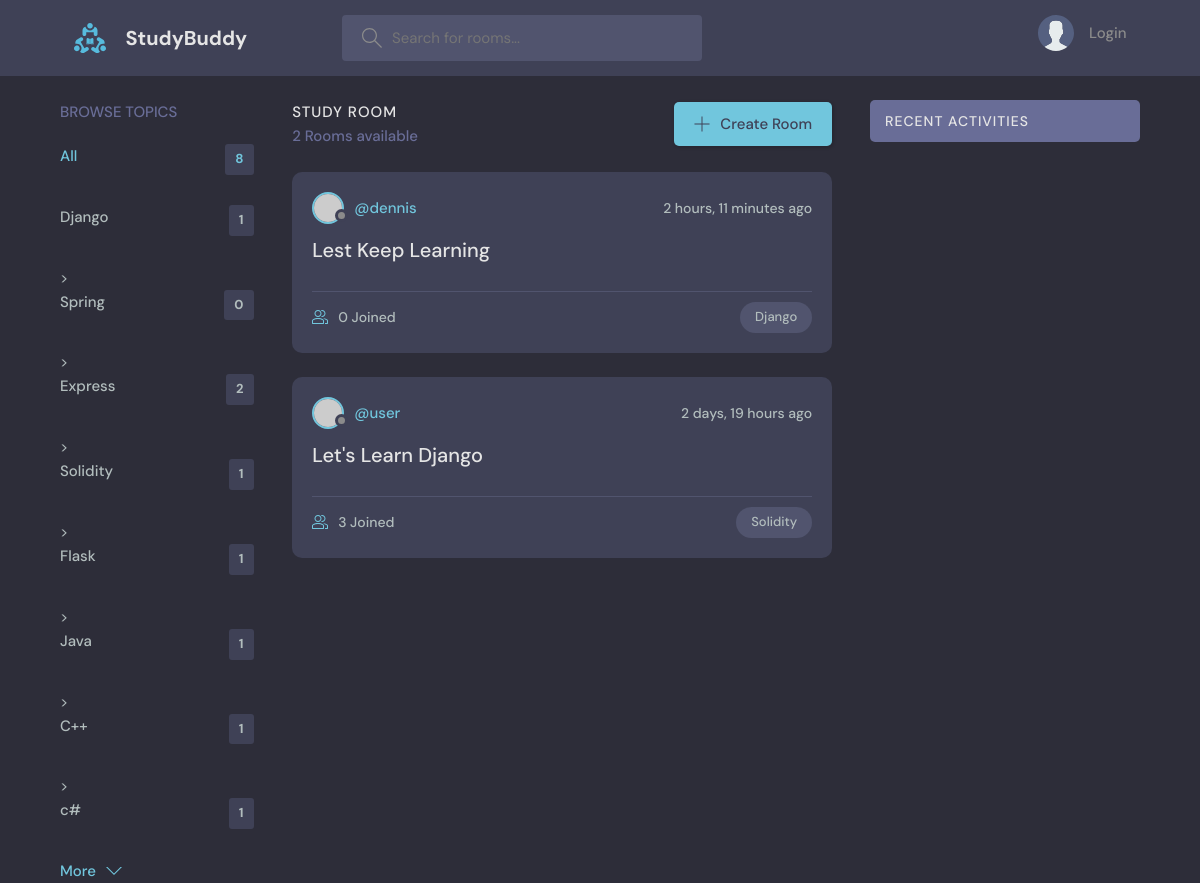
Screenshot of /?q=Django with the database file from the repository.
### base/models.py (models this page shows, shortened)
class Topic(models.Model):
    name = models.CharField(max_length=200)

class Room(models.Model):
    host = models.ForeignKey(User, on_delete=models.SET_NULL, null=True)
    topic = models.ForeignKey(Topic, on_delete=models.SET_NULL, null=True)
    name = models.CharField(max_length=200)
    description = models.TextField(null=True, blank=True)
    participants = models.ManyToManyField(User, related_name='participants', blank=True)
    updated = models.DateTimeField(auto_now=True)
    created = models.DateTimeField(auto_now_add=True)
    class Meta:
        ordering = ['-updated', '-created']

### base/views.py (the view)
# urls.py: path('', views.home, name="home"),
def home(request):
    q = request.GET.get('q') if request.GET.get('q') != None else ''
    rooms = Room.objects.filter(Q(topic__name__icontains=q) |
                                Q(name__icontains=q) |
                                Q(description__icontains=q)
                                )
    topics = Topic.objects.all()
    room_count = rooms.count()
    room_messages = Message.objects.filter(Q(room__topic__name__icontains=q))
    context = {'rooms': rooms, 'topics': topics, 'room_count': room_count, 'room_messages': room_messages}
    return render(request, 'base/home.html', context)

### base/templates/base/home.html (shortened to what this page needs)
{% extends 'main.html' %}
{% block content %}
<main class="layout layout--3">
    <div class="container">
         {% include 'base/topics_component.html' %}
        <div class="roomList">
            <div class="roomList__header">
                <div>
                    <h2>Study Room</h2>
                    <p>{{ room_count }} Rooms available</p>
                </div>
                <a class="btn btn--main" href="{% url 'create-room' %}">
                    <svg version="1.1" xmlns="http://www.w3.org/2000/svg" width="32" height="32" viewBox="0 0 32 32">
                        <title>add</title>
                        <path
                                d="M16.943 0.943h-1.885v14.115h-14.115v1.885h14.115v14.115h1.885v-14.115h14.115v-1.885h-14.115v-14.115z"
                        ></path>
                    </svg>
                    Create Room
                </a>
            </div>
            {% include 'base/feed_component.html' %}
        </div>
        {% include 'base/activity_component.html' %}
    </div>
</main>
{% endblock content %}

### base/templates/base/topics_component.html
<div class="topics">
    <div class="topics__header">
        <h2>Browse Topics</h2>
    </div>
    <ul class="topics__list">
        <li>
            <a href="{% url 'home' %}" class="active">All <span>{{ topics.count }}</span></a>
        </li
                {% for topic in topics %}>
                    <li>
                        <a href={% url 'home' %}?q={{ topic.name }}>{{ topic.name }}
                            <span>{{ topic.room_set.all.count }}</span></a>
                    </li>
                {% endfor %}
    </ul>
    <a class="btn btn--link" href="topics.html">
        More
        <svg version="1.1" xmlns="http://www.w3.org/2000/svg" width="32" height="32" viewBox="0 0 32 32">
            <title>chevron-down</title>
            <path d="M16 21l-13-13h-3l16 16 16-16h-3l-13 13z"></path>
        </svg>
    </a>
</div>

### base/templates/base/feed_component.html (shortened to what this page needs)
{% for room in rooms %}
    <div class="roomListRoom">
        <div class="roomListRoom__header">
            <a href="{% url 'user-profile' room.host.id %}" class="roomListRoom__author">
                <div class="avatar avatar--small">
                    <img src="https://randomuser.me/api/portraits/women/11.jpg"/>
                </div>
                <span>@{{ room.host.username }}</span>
            </a>
            <div class="roomListRoom__actions">
                <span>{{ room.created|timesince }} ago</span>
            </div>
        </div>
        <div class="roomListRoom__content">
            <a href="{% url "room" room.id %}">{{ room.name }}</a>
        </div>
        <div class="roomListRoom__meta">
            <a href="{% url "room" room.id %}" class="roomListRoom__joined">
                {{ room.participants.all.count }} Joined
            </a>
            <p class="roomListRoom__topic">{{ room.topic.name }}</p>
        </div>
    </div>
{% endfor %}

### static/style.css (style rules this page uses)
:root { --color-main: #71c6dd; --color-main-light: #e1f6fb; --color-dark: #3f4156; --color-dark-medium: #51546e; --color-dark-light: #696d97; --color-light: #e5e5e5; --color-gray: #8b8b8b; --color-light-gray: #b2bdbd; --color-bg: #2d2d39; --color-success: #5dd693; --color-error: #fc4b0b; }
* { font-family: "DM Sans", -apple-system, BlinkMacSystemFont, "Segoe UI", Roboto, Oxygen, Ubuntu, Cantarell, "Open Sans", "Helvetica Neue", sans-serif; margin: 0; padding: 0; box-sizing: border-box; text-rendering: optimizeLegibility; font-size: inherit; }
html { font-size: 56.25%; }
@media only screen and (min-width: 1200px) { html { font-size: 62.5%; } }
body { line-height: 1.6; font-weight: 400; font-size: 1.5rem; color: var(--color-light-gray); background-color: var(--color-bg); min-height: 100vh; }
img { width: 100%; }
a { display: inline-block; color: var(--color-main); text-decoration: none; }
.container { max-width: 120rem; width: 90%; margin: auto; }
.btn { background-color: transparent; border: none; display: inline-flex; align-items: center; gap: 1rem; cursor: pointer; transition: all ease-in-out 0.3s; padding: 1rem 2rem; border-radius: 5px; box-shadow: 1px 1px 3px 1px rgba(0, 0, 0, 0.15); font-weight: 500; }
.btn--link { border-radius: 0; padding: 0; color: var(--color-main); box-shadow: none; }
.btn--main { background-color: var(--color-main); color: var(--color-dark); }
.btn > svg { fill: currentColor; width: 1.6rem; height: 1.6rem; }
.avatar { position: relative; display: inline-block; border-radius: 50%; border: 2px solid var(--color-main); }
.avatar img { display: block; border-radius: 50%; object-fit: cover; object-position: center; }
.avatar::after { content: ""; display: block; position: absolute; background-color: var(--color-gray); z-index: 111; border-radius: 50%; border: 0.3rem solid var(--color-dark); }
.avatar.avatar--small img { width: 2.8rem; height: 2.8rem; }
.avatar.avatar--small:after { width: 0.7rem; height: 0.7rem; bottom: 0px; right: -6px; }
.layout { margin-top: 2.4rem; }
.layout > .container { display: flex; justify-content: space-between; align-items: flex-start; }
.layout--3 > .container > div:first-child { flex-basis: 18%; max-width: 22.5rem; }
.layout--3 > .container > div:nth-child(2) { flex-basis: 50%; }
.topics__header { margin-bottom: 2rem; }
.topics__header h2 { text-transform: uppercase; font-weight: 500; color: var(--color-dark-light); }
.topics__list { list-style: none; }
.topics__list li a { display: flex; justify-content: space-between; margin-bottom: 3rem; font-weight: 500; color: var(--color-light-gray); transition: all 0.3s ease-in-out; }
.topics__list li a.active, .topics__list li a:hover { color: var(--color-main); }
.topics__list li a span { padding: 0.5rem 1rem; background-color: var(--color-dark); border-radius: 3px; font-size: 1.3rem; font-weight: 700; letter-spacing: 1px; }
.roomList__header { display: flex; justify-content: space-between; align-items: center; margin-bottom: 2.4rem; }
.roomList__header h2 { text-transform: uppercase; font-weight: 500; color: var(--color-light); letter-spacing: 1px; }
.roomList__header p { font-weight: 500; color: var(--color-dark-light); }
.roomListRoom { margin-bottom: 2.4rem; background-color: var(--color-dark); border-radius: 1rem; padding: 2rem; }
.roomListRoom__header { display: flex; justify-content: space-between; align-items: center; }
.roomListRoom__author { font-weight: 500; display: flex; align-items: center; gap: 1rem; }
.roomListRoom__actions { display: flex; align-items: flex-start; gap: 1rem; position: relative; }
.roomListRoom__actions span { font-size: 1.4rem; font-weight: 500; }
.roomListRoom__content { margin: 1rem 0; }
.roomListRoom__content a { font-size: 2rem; font-weight: 500; margin-bottom: 1.5rem; color: var(--color-light); transition: all 0.3s ease-in-out; }
.roomListRoom__meta { border-top: 1px solid var(--color-dark-medium); padding-top: 1rem; display: flex; align-items: center; justify-content: space-between; }
.roomListRoom__joined { color: var(--color-light-gray); display: flex; align-items: center; gap: 1rem; font-size: 1.4rem; font-weight: 500; }
.roomListRoom__joined svg { fill: var(--color-main); width: 1.6rem; height: 1.6rem; }
.roomListRoom__topic { padding: 5px 1.5rem; background-color: var(--color-dark-medium); border-radius: 5rem; font-weight: 500; font-size: 1.3rem; }

### rows the page displays
Topic: name "Django", room_set.all.count "1"
Topic: name "Spring", room_set.all.count "0"
Topic: name "Express", room_set.all.count "2"
Topic: name "Solidity", room_set.all.count "1"
Topic: name "Flask", room_set.all.count "1"
Topic: name "Java", room_set.all.count "1"
Topic: name "C++", room_set.all.count "1"
Topic: name "c#", room_set.all.count "1"
Room: host.username "dennis", created "2 hours, 11 minutes", name "Lest Keep Learning", participants.all.count "0", topic.name "Django"
Room: host.username "user", created "2 days, 19 hours", name "Let's Learn Django", participants.all.count "3", topic.name "Solidity"

### other values shown
{{ topics.count }} "8"
{{ room_count }} "2"
